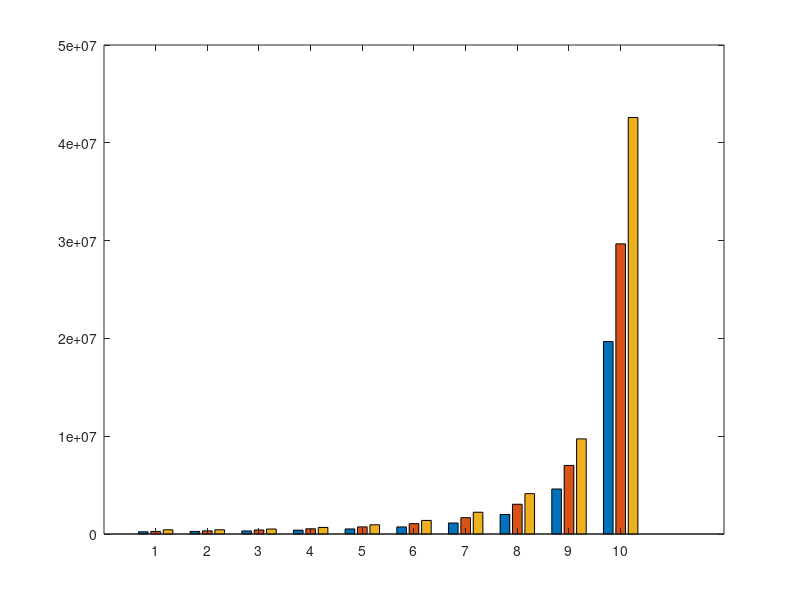

Write the MATLAB code that produced this figure. (Note: this script raises an error after producing the figure.)
%% results of VA-LUCB
load("VALUCB_compete2.mat")
data=table;
averaged_TC=data(:,5);
standard_deviation=data(:,7);
table11=[averaged_TC';standard_deviation'];
%% results of RiskAverse_UCB_BAI
load("RiskAverse2.mat")
data=table;
averaged_TC=data(:,4);
standard_deviation=data(:,6);
table22=[averaged_TC';standard_deviation'];
%% results of VA-Uniform
load("VAUniform_compete2.mat")
data=table;
averaged_TC=data(:,5);
standard_deviation=data(:,7);
table33=[averaged_TC';standard_deviation'];
%%
clear bar;
% test=categorical({'1','2','3','4','5','6','7','8','9','10'});
% test=reordercats(test,{'1','2','3','4','5','6','7','8','9','10'});
tc=[table11(1,:)',table22(1,:)',table33(1,:)'];
f=figure(2);
b= bar(1:10,tc);
hold on;
err=[table11(2,:)',table22(2,:)',table33(2,:)'];
[ngroups,nbars] = size(tc);
% Get the x coordinate of the bars
x = nan(nbars, ngroups);
for i = 1:nbars
    x(i,:) = b(i).XEndPoints;
end
% Plot the errorbars
errorbar(x',tc,err,'k','linestyle','none');
set(gca,'Yscale','log','Fontname', 'Times New Roman','FontSize',20);
% set(gca,'Fontname', 'Times New Roman','FontSize',20);
ylim([10^5,5*10^7]);
xlabel('Instance','Interpreter','latex');
ylabel('Sample complexity', 'Interpreter','latex');
legend('VA-LUCB','RiskAverse-UCB-BAI','VA-Uniform','Interpreter','latex','Location','northwest');
set(gcf,'Position',[0,0, 600, 400])
hold off
str=['Comparison','.eps'];
grid;
exportgraphics(f,str);





